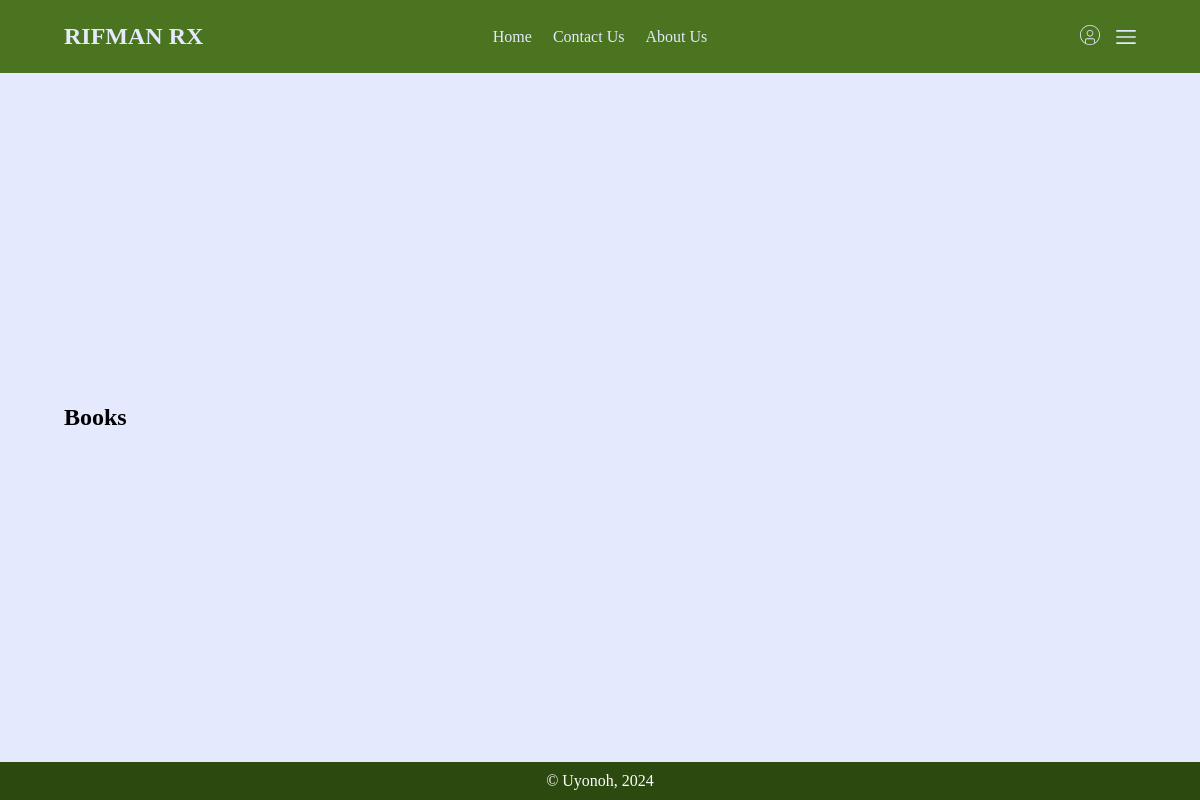
The page /books/ on the database as committed earlier.
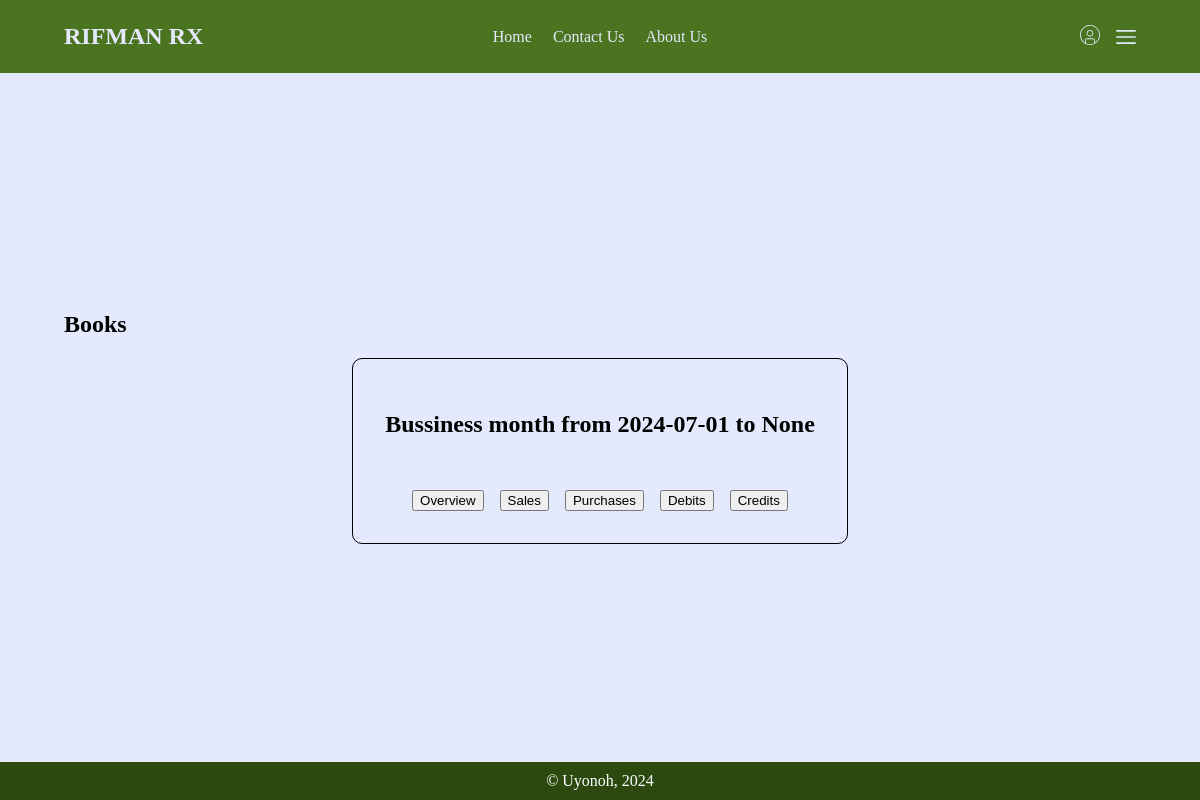
The same page on the database as committed later.
### books/models.py (models this page shows, shortened)
class BusinessMonth(models.Model):
    opening_cash = models.FloatField()
    opening_stock = models.IntegerField()
    opening_date = models.DateField(default=tz.now)
    closing_cash = models.FloatField(null=True)
    closing_stock = models.IntegerField(null=True)
    closing_date = models.DateField(null=True)
    margin = models.FloatField(default=0)
    def __str__(self):
        return f"Bussiness month from {self.opening_date} to {self.closing_date}"

### books/views.py (the view)
# urls.py: path("", view_months, name="view"),
def view_months(request, pk: int=None):
    months = BusinessMonth.objects.all()
    return render(request, "books/view.html", {"months": months})

### books/templates/books/view.html
{% extends "main/base.html" %}
{% load static %}
{% block styles %}
<link rel="stylesheet" href="{% static 'books/css/styles.css' %}">
{% endblock %}
{% block content %}
<section class="container">
    <h1>Books</h1>
    <div class="flex-col text-center">
        {% for month in months %}
        <div class="flex-col month">
            <div class="head">
                <h2>{{month}}</h2>
            </div>
            <div class="flex m">
                <a class="no-deco" href="/books/{{month.pk}}"><button class="round pointer">Overview</button></a>
                <a class="no-deco" href="/books/{{month.pk}}/sales"><button class="round pointer">Sales</button></a>
                <a class="no-deco" href="/books/{{month.pk}}/purchases"><button class="round pointer">Purchases</button></a>
                <a class="no-deco" href="/books/{{month.pk}}/debits"><button class="round pointer">Debits</button></a>
                <a class="no-deco" href="/books/{{month.pk}}/credits"><button class="round pointer">Credits</button></a>
            </div>
        </div>
        {% endfor %}
    </div>
</section>
{% endblock %}

Rows that differ between the two databases and show on the page:
added BusinessMonth: opening_date+closing_date "Bussiness month from 2024-07-01 to None"
